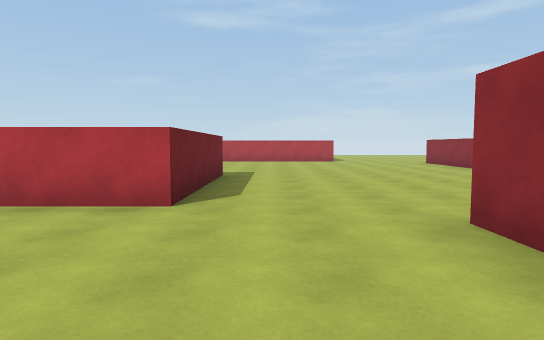
[1] (above)

24 first-person views from a walk through a 3-D level made in the Unity game engine. The camera is 1.4 m above the floor, tilts 4° down and sees 75° across. The floor is counted in squares, 2 m on a side. Each view is taken from the middle of a square. On the plan, view 1 faces up. The plan holds only what a view shows up to about 11 squares ahead; the rest is blank. The place goes on beyond the plan.

[2]
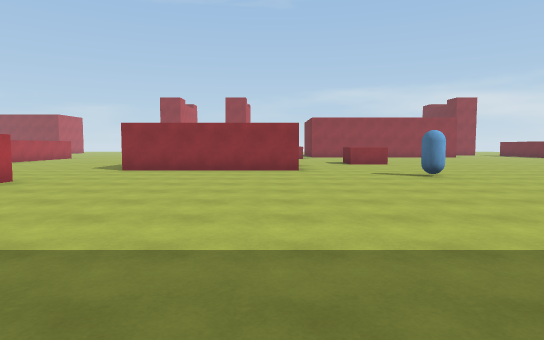

[3]
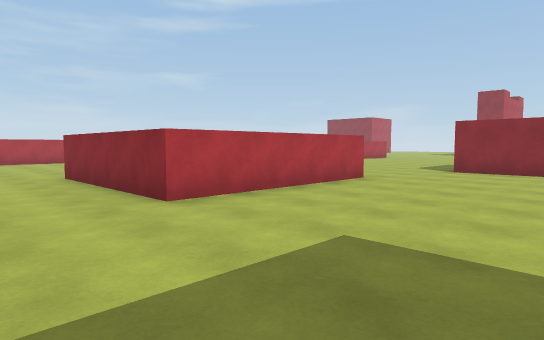

[4]
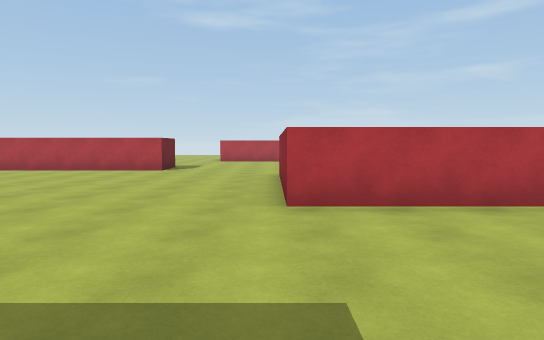

[5]
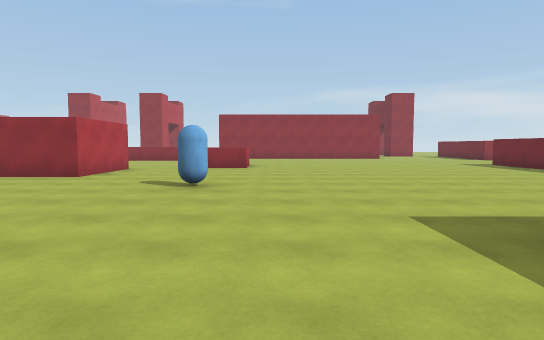

[6]
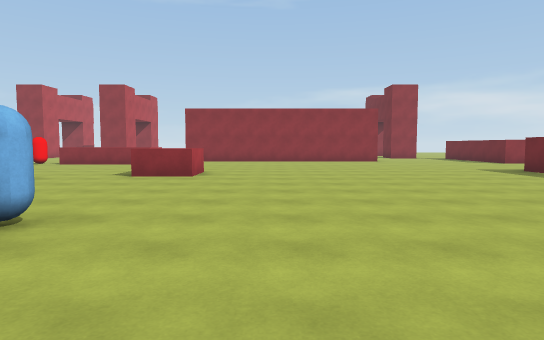

[7]
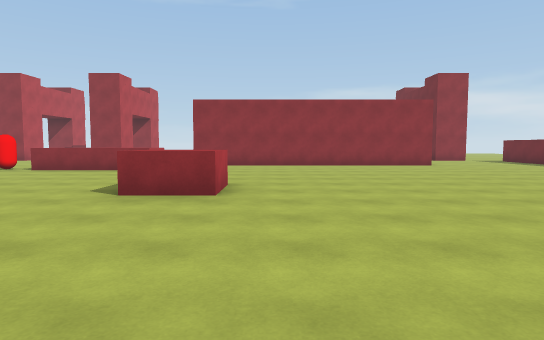

[8]
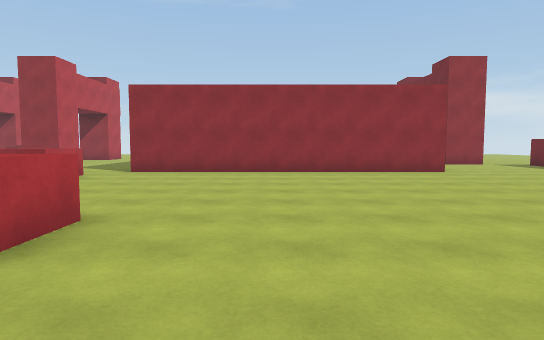

[9]
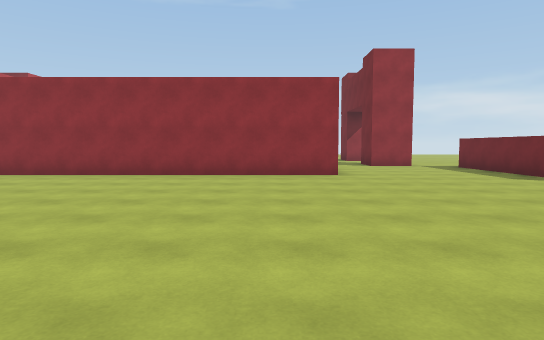

[10]
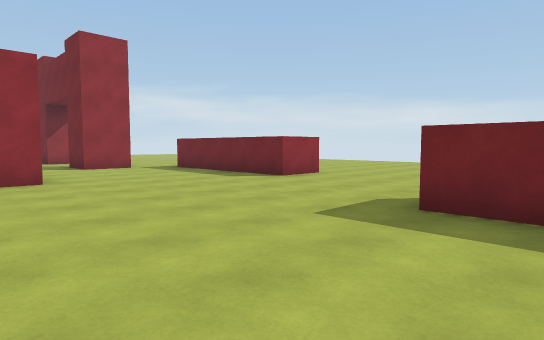

[11]
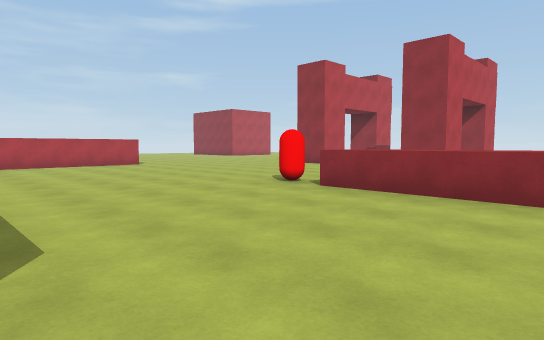

[12]
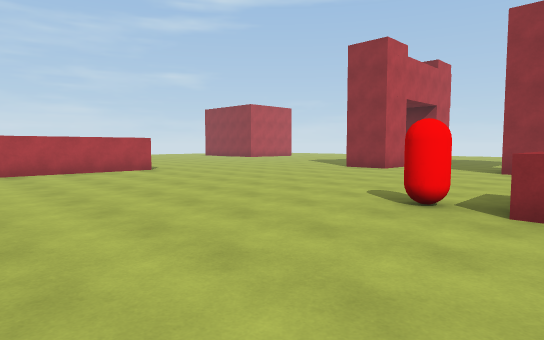

[13]
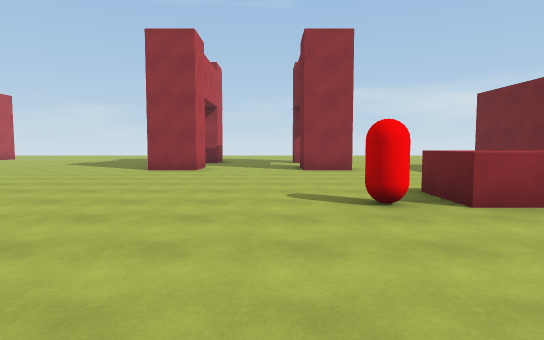

[14]
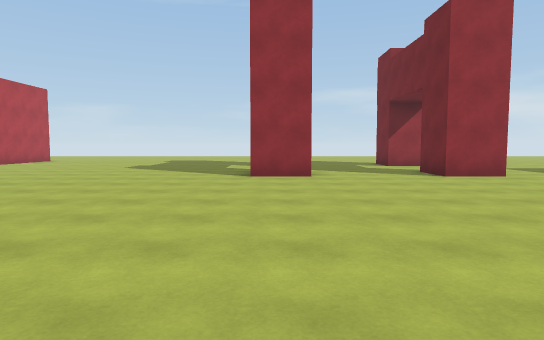

[15]
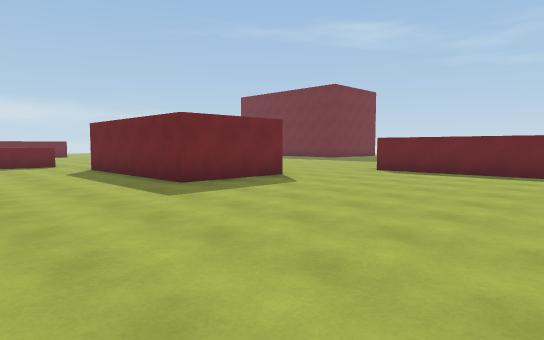

[16]
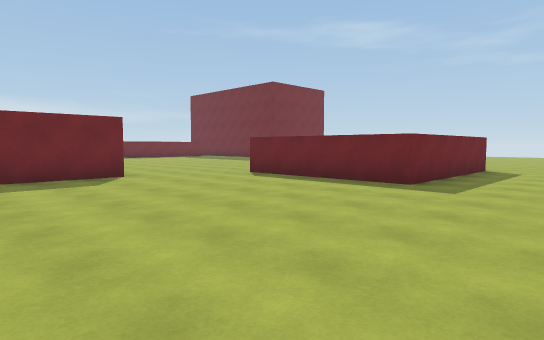

[17]
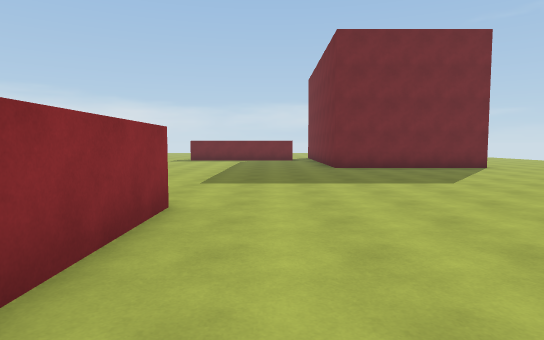

[18]
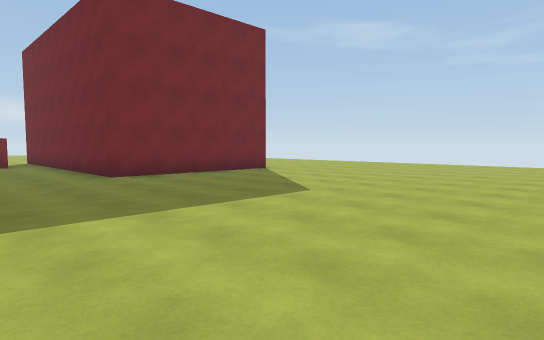

[19]
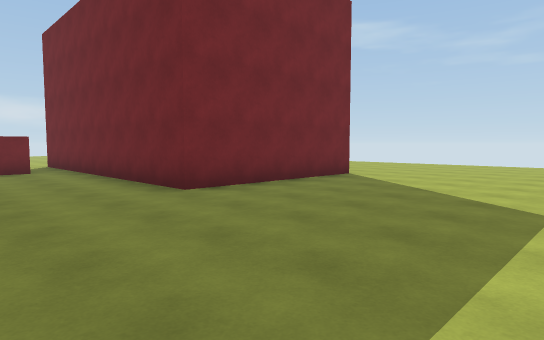

[20]
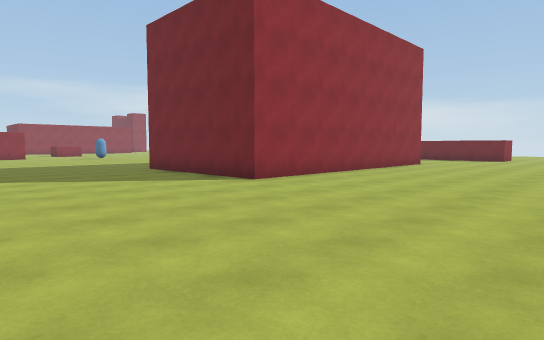

[21]
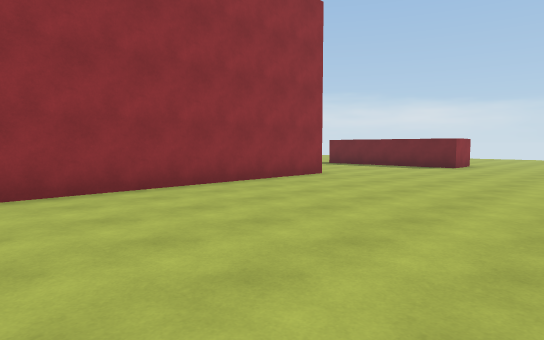

[22]
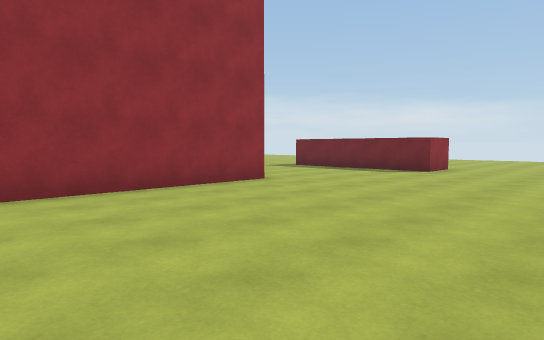

[23]
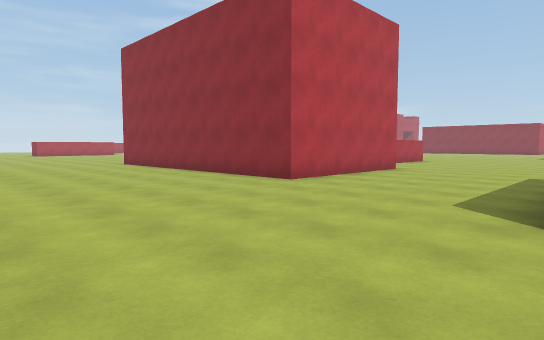

[24]
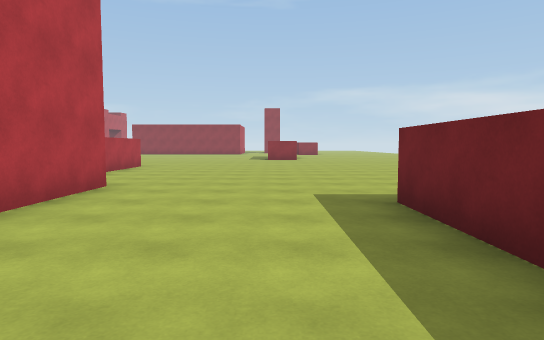

### Floor plan
Points are (right, up) in squares from view 1. A wall is a line through its corners. A room is listed if a view was taken in it or the views show most of it. See-through windows are left out.
Room 1 (views 1, 2, 3, 4, 5, 6, 7, 8, 9, 10, 11, 12, 13, 14, 15, 16, 17, 18, 19, 20, 21, 22, 23, 24)
walls: (1.8, -1.7) (1.8, 3.1) (4.5, 3.1) (4.5, -1.7) (1.8, -1.7); (-1.2, 4) (-5.8, 4) (-5.8, 8.3) (-1.2, 8.3) (-1.2, 4); (5.2, -3.8) (6.4, -3.8); (-4, -9.7) (-5.9, -9.7); (-8, -8.3) (-7.2, -8.3); (6.4, -5.2) (4.9, -5.2) (4.9, -3.8); (-8.9, -11.2) (-13.6, -11.2) (-13.6, -2.9) (-9, -2.9) (-9, -10.6); (4.1, -13.8) (6.6, -13.8); (11.4, -2.6) (9.9, -2.6) (9.9, 0.8) (11.4, 0.8); (-9, 11) (-9, 9.9) (-13.6, 9.9); (14.1, -3.3) (17, -3.3); (12.3, -11.6) (12.3, -3.2); (10.8, 9.6) (6.6, 9.6); (16.9, 0.7) (15.9, 0.7) (15.9, 2.1) (17.4, 2.1); (10.6, -16.5) (10.6, -15.9) (15, -15.9); (-15.4, -16.5) (-15.4, -15.5) (-10.6, -15.5); (17, 5.1) (15.9, 5.1) (15.9, 6.5); (15.9, -14.8) (15.9, -13.3) (17.2, -13.3)
ways out: opening at (15, -15); gap at (-8, -9)
objects: other object (0, -5); other object (10, 2)

Positions as (right, up) in squares from view 1, and headings:
1: (0, 0), facing up
2: (-8, -1), facing right
3: (-8, 0), facing up-right
4: (-6, 0), facing up
5: (-6, -6), facing right
6: (-3, -7), facing right
7: (0, -6), facing right
8: (3, -7), facing right
9: (4, -10), facing right
10: (5, -10), facing down-right
11: (5, -3), facing up-right
12: (6, 0), facing up-right
13: (6, 3), facing right
14: (8, 6), facing right
15: (8, 9), facing down-left
16: (5, 11), facing down-left
17: (-7, 8), facing down
18: (-6, 5), facing down-left
19: (-6, 2), facing down-left
20: (-19, 2), facing down-right
21: (-19, -4), facing down-right
22: (-19, -6), facing down-right
23: (-19, -16), facing up-right
24: (-15, -14), facing right
